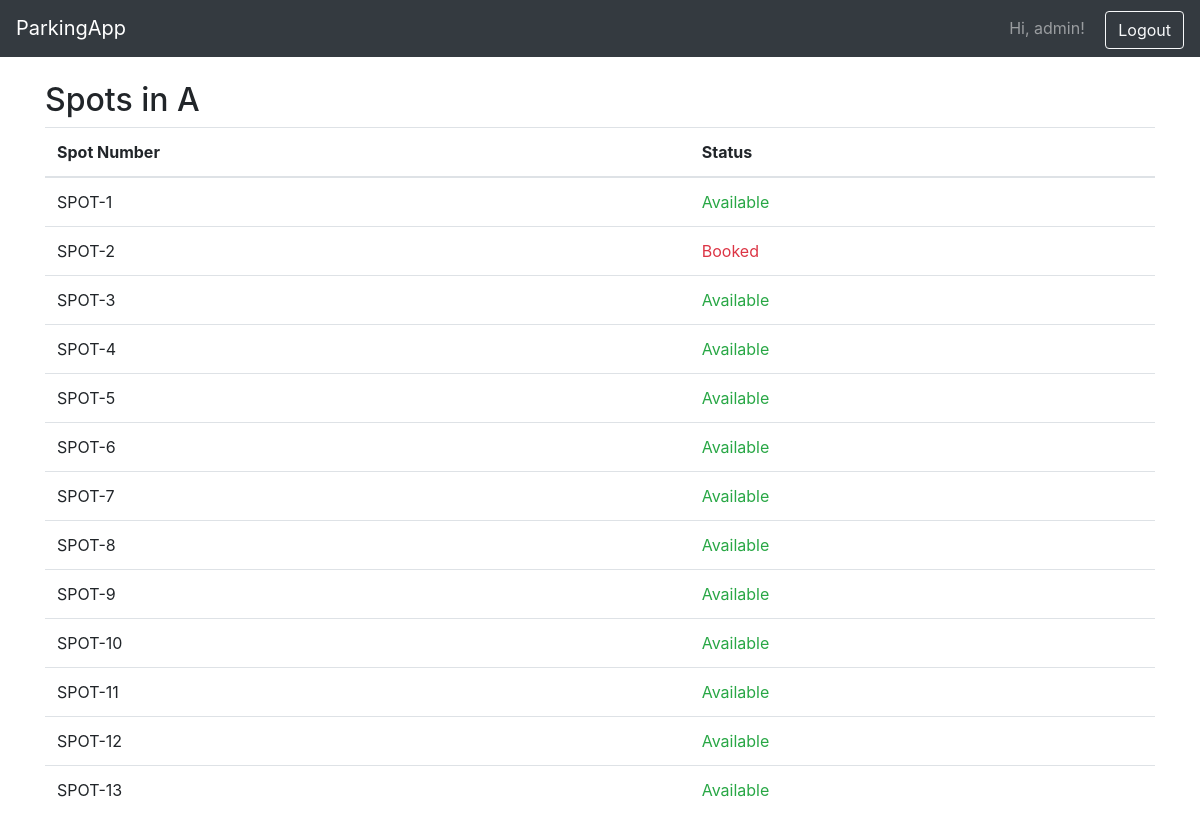
The app's page /admin/view_spots/1 (signed in) with its own data.
### app/models.py (models this page shows)
class User(db.Model, UserMixin):
    id = db.Column(db.Integer, primary_key=True)
    username = db.Column(db.String(100), nullable=False)
    email = db.Column(db.String(150), unique=True, nullable=False)
    password = db.Column(db.String(200), nullable=False)
    is_admin = db.Column(db.Boolean, default=False)

class ParkingLot(db.Model):
    id = db.Column(db.Integer, primary_key=True)
    name = db.Column(db.String(100), nullable=False)
    location = db.Column(db.String(200), nullable=False)
    total_spots = db.Column(db.Integer, nullable=False)
    price_per_hour = db.Column(db.Float, nullable=False, default=20.0)
    spots = db.relationship('ParkingSpot', backref='lot', lazy=True)

class ParkingSpot(db.Model):
    id = db.Column(db.Integer, primary_key=True)
    lot_id = db.Column(db.Integer, db.ForeignKey('parking_lot.id'), nullable=False)
    spot_number = db.Column(db.String(20), nullable=False)
    is_available = db.Column(db.Boolean, default=True)

### app/routes/admin.py (the view)
@admin_bp.route('/view_spots/<int:lot_id>')
@login_required
@admin_required
def view_spots(lot_id):
    lot = ParkingLot.query.get_or_404(lot_id)
    spots = ParkingSpot.query.filter_by(lot_id=lot.id).all()
    return render_template('admin/view_spots.html', lot=lot, spots=spots)

### app/models.py (called while the page is built)
@login_manager.user_loader
def load_user(user_id):
    return User.query.get(int(user_id))

### app/routes/admin.py (called while the page is built)
def admin_required(func):
    from functools import wraps
    @wraps(func)
    def decorated_view(*args, **kwargs):
        if not current_user.is_authenticated or not current_user.is_admin:
            flash("Admin access required.")
            return redirect(url_for('auth.login'))
        return func(*args, **kwargs)
    return decorated_view

### app/templates/admin/view_spots.html
{% extends "base.html" %}
{% block content %}
<h2>Spots in {{ lot.name }}</h2>
<table class="table table-hover">
    <thead>
        <tr>
            <th>Spot Number</th>
            <th>Status</th>
        </tr>
    </thead>
    <tbody>
        {% for spot in spots %}
        <tr>
            <td>{{ spot.spot_number }}</td>
            <td>
                {% if spot.is_available %}
                    <span class="text-success">Available</span>
                {% else %}
                    <span class="text-danger">Booked</span>
                {% endif %}
            </td>
        </tr>
        {% endfor %}
    </tbody>
</table>
{% endblock %}

### app/templates/base.html (shortened to what this page needs)
<!DOCTYPE html>
<html lang="en">
<head>
    <link rel="stylesheet" href="{{ url_for('static', filename='css/style.css') }}">
    <link href="https://cdn.jsdelivr.net/npm/bootstrap@4.6.2/dist/css/bootstrap.min.css" rel="stylesheet">
</head>
<body>
    <nav class="navbar navbar-expand-lg navbar-dark bg-dark mb-4">
        <a class="navbar-brand" href="#">ParkingApp</a>
        <div class="ml-auto">
            {% if current_user.is_authenticated %}
                <span class="navbar-text mr-3">Hi, {{ current_user.username }}!</span>
                <a class="btn btn-outline-light" href="{{ url_for('auth.logout') }}">Logout</a>
            {% endif %}
        </div>
    </nav>
    <div class="container">
        {% block content %}{% endblock %}
    </div>
</body>
</html>

### app/static/style.css (style rules this page uses)
body { background-color: #f8f9fa; font-family: 'Segoe UI', Tahoma, Geneva, Verdana, sans-serif; }
h2 { margin-top: 20px; margin-bottom: 20px; }
.table th, .table td { vertical-align: middle !important; }

### records on screen
User: username "admin"
ParkingLot: name "A"
ParkingSpot: spot_number "SPOT-1", is_available "Available"
ParkingSpot: spot_number "SPOT-2", is_available "Booked"
ParkingSpot: spot_number "SPOT-3", is_available "Available"
ParkingSpot: spot_number "SPOT-4", is_available "Available"
ParkingSpot: spot_number "SPOT-5", is_available "Available"
ParkingSpot: spot_number "SPOT-6", is_available "Available"
ParkingSpot: spot_number "SPOT-7", is_available "Available"
ParkingSpot: spot_number "SPOT-8", is_available "Available"
ParkingSpot: spot_number "SPOT-9", is_available "Available"
ParkingSpot: spot_number "SPOT-10", is_available "Available"
ParkingSpot: spot_number "SPOT-11", is_available "Available"
ParkingSpot: spot_number "SPOT-12", is_available "Available"
ParkingSpot: spot_number "SPOT-13", is_available "Available"
